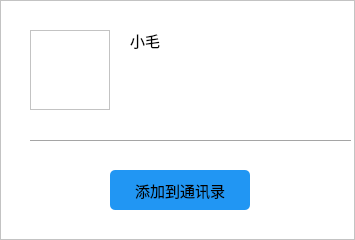
<?xml version="1.0" encoding="UTF-8"?>
<ui version="4.0">
 <class>addfridentsmallwidget</class>
 <widget class="QWidget" name="addfridentsmallwidget">
  <property name="geometry">
   <rect>
    <x>0</x>
    <y>0</y>
    <width>355</width>
    <height>240</height>
   </rect>
  </property>
  <property name="windowTitle">
   <string>Form</string>
  </property>
  <property name="styleSheet">
   <string notr="true">background-color: rgb(255, 255, 255);</string>
  </property>
  <widget class="QLabel" name="head_label">
   <property name="geometry">
    <rect>
     <x>30</x>
     <y>30</y>
     <width>80</width>
     <height>80</height>
    </rect>
   </property>
   <property name="styleSheet">
    <string notr="true">border:1px solid;
border-color: rgb(195, 195, 195);</string>
   </property>
   <property name="frameShape">
    <enum>QFrame::Box</enum>
   </property>
   <property name="text">
    <string/>
   </property>
   <property name="pixmap">
    <pixmap resource="../img.qrc">:/chat/man.svg</pixmap>
   </property>
   <property name="scaledContents">
    <bool>true</bool>
   </property>
  </widget>
  <widget class="QLabel" name="chatname_label">
   <property name="geometry">
    <rect>
     <x>130</x>
     <y>20</y>
     <width>161</width>
     <height>41</height>
    </rect>
   </property>
   <property name="font">
    <font>
     <pointsize>11</pointsize>
    </font>
   </property>
   <property name="text">
    <string>小毛</string>
   </property>
  </widget>
  <widget class="QPushButton" name="addfriden_btn">
   <property name="geometry">
    <rect>
     <x>110</x>
     <y>170</y>
     <width>140</width>
     <height>40</height>
    </rect>
   </property>
   <property name="font">
    <font>
     <pointsize>11</pointsize>
    </font>
   </property>
   <property name="styleSheet">
    <string notr="true">background-color: rgb(33, 150, 243);
border:0px;
border-radius:5px

</string>
   </property>
   <property name="text">
    <string>添加到通讯录</string>
   </property>
  </widget>
  <widget class="QLabel" name="label">
   <property name="geometry">
    <rect>
     <x>0</x>
     <y>0</y>
     <width>355</width>
     <height>240</height>
    </rect>
   </property>
   <property name="styleSheet">
    <string notr="true">border:1px solid;
border-color: rgb(195, 195, 195);</string>
   </property>
   <property name="frameShadow">
    <enum>QFrame::Raised</enum>
   </property>
   <property name="text">
    <string/>
   </property>
  </widget>
  <widget class="QLabel" name="label_2">
   <property name="geometry">
    <rect>
     <x>30</x>
     <y>140</y>
     <width>321</width>
     <height>1</height>
    </rect>
   </property>
   <property name="styleSheet">
    <string notr="true">background-color: rgb(165, 165, 165);</string>
   </property>
   <property name="text">
    <string/>
   </property>
  </widget>
  <zorder>label</zorder>
  <zorder>head_label</zorder>
  <zorder>chatname_label</zorder>
  <zorder>addfriden_btn</zorder>
  <zorder>label_2</zorder>
 </widget>
 <resources>
  <include location="../img.qrc"/>
 </resources>
 <connections/>
</ui>
